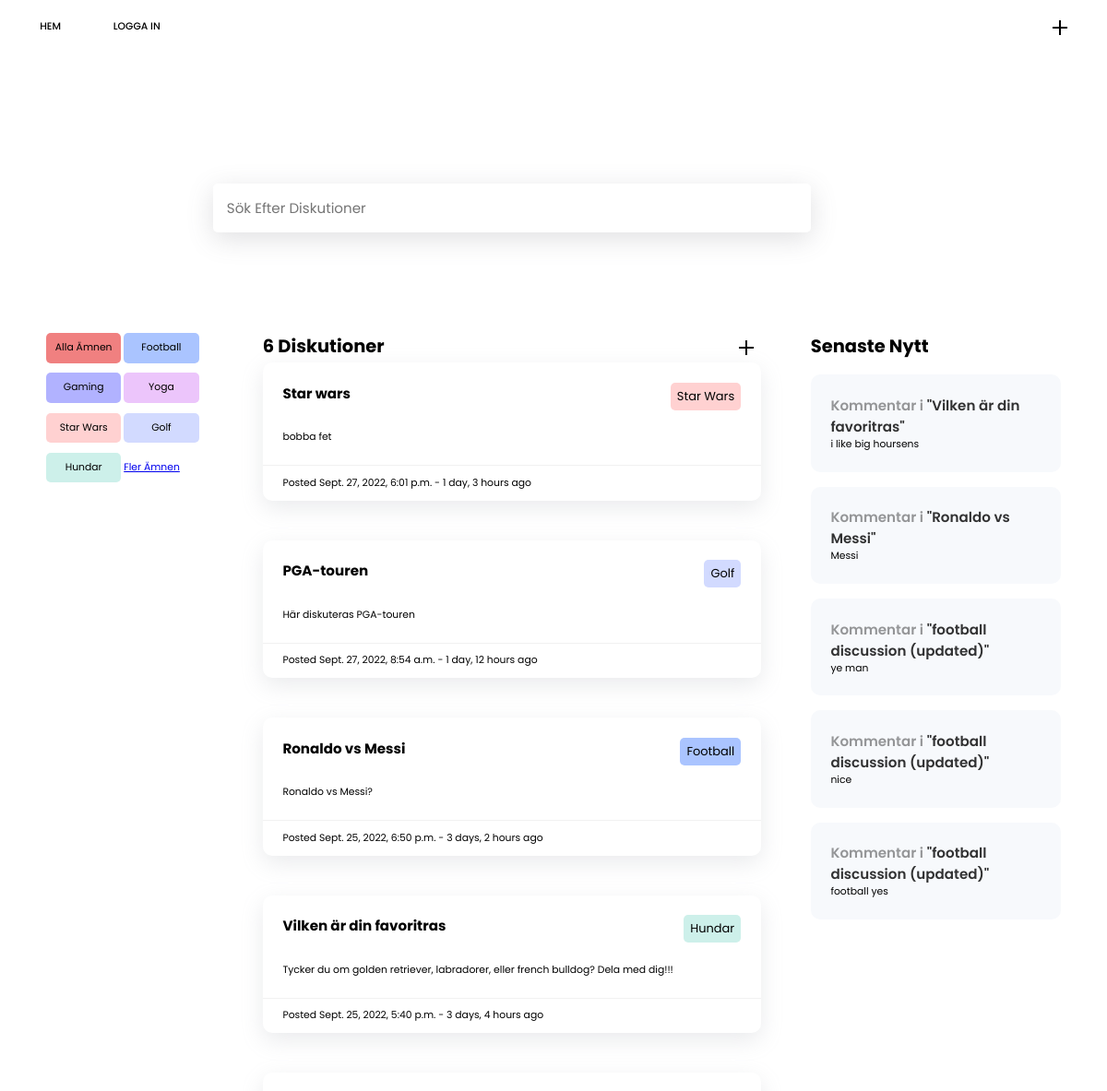
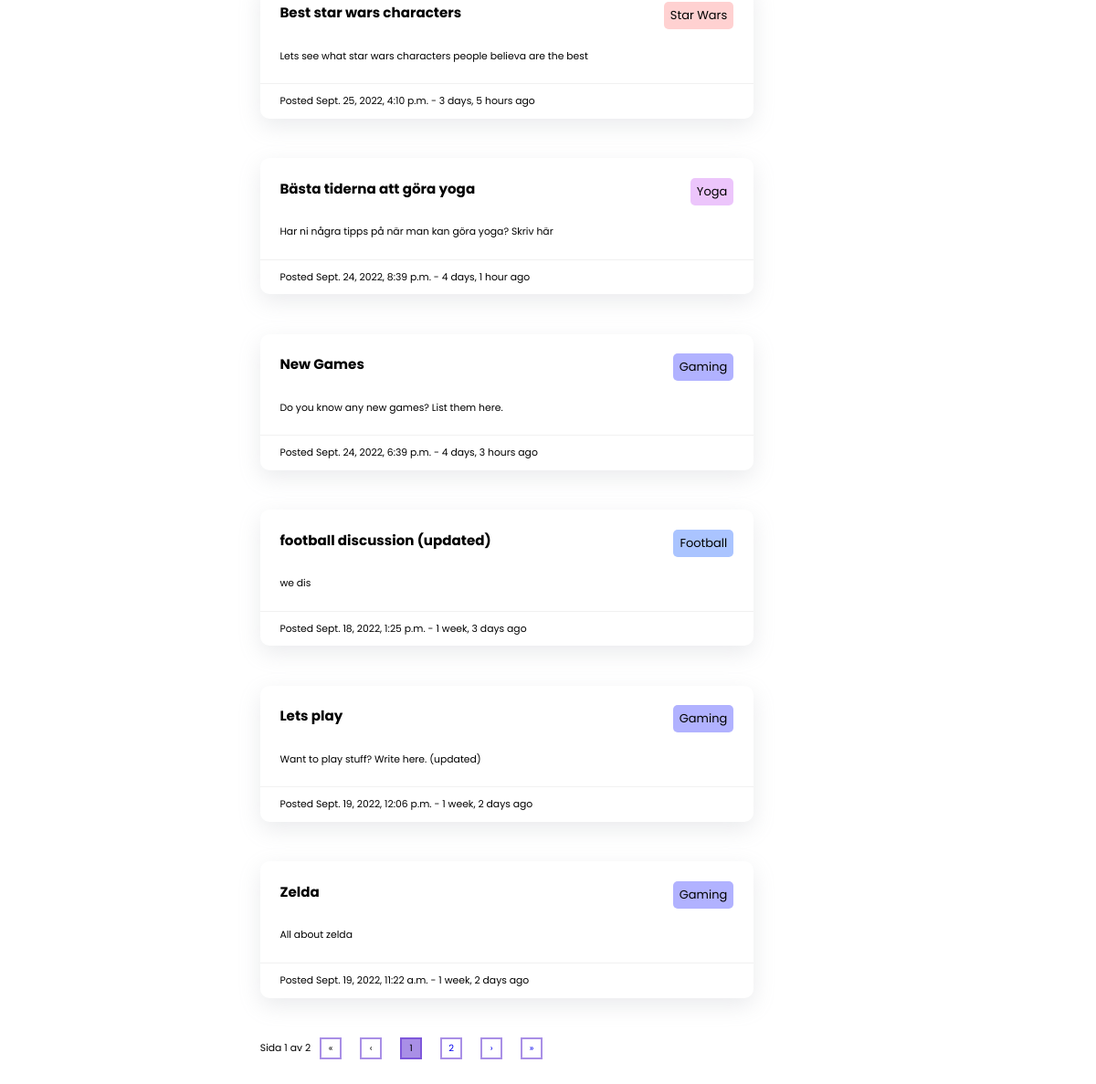
The page / on the database its author committed (2 pictures, top to bottom).
### base/models.py (models this page shows, shortened)
class Topic(models.Model):
    name = models.CharField(max_length=200)
    color = models.CharField(max_length=10, null=True)

class Room(models.Model):
    host = models.ForeignKey(User, on_delete=models.SET_NULL, null=True)
    topic = models.ForeignKey(
        Topic, on_delete=models.SET_NULL, null=True, blank=True)
    name = models.CharField(max_length=200, blank=True, null=True)
    description = models.TextField(null=True, blank=True)
    updated = models.DateTimeField(auto_now=True)
    created = models.DateTimeField(auto_now_add=True)
    class Meta:
        ordering = ['-updated', '-created']
    def __str__(self):
        return self.name

class Message(models.Model):
    user = models.ForeignKey(User, on_delete=models.CASCADE)
    room = models.ForeignKey(Room, on_delete=models.CASCADE)
    body = models.TextField()
    updated = models.DateTimeField(auto_now=True)
    created = models.DateTimeField(auto_now_add=True)
    class Meta:
        ordering = ['-updated', '-created']

### base/views.py (the view)
# urls.py: path('', views.home, name="home"),
def home(request):
    q = request.GET.get('q') if request.GET.get('q') != None else ''
    rooms = Room.objects.filter(
        Q(topic__name__icontains=q) |
        Q(description__icontains=q) |
        Q(name__icontains=q)
    )  # visa resultat om de innehåller sökresultat
    p = Paginator(rooms, 10)
    page = request.GET.get('page')
    room_list = p.get_page(page)
    print(p.count)
    print(p.num_pages)
    print(page)
    if not page:
        page = 0
    if p.num_pages >= 4:
        bigRight = int(p.num_pages)
        if p.num_pages >= 5:
            increment = 5
            if p.num_pages >= 30:
                increment = 10
                if p.num_pages >= 50:
                    increment = 20
            bigRight = int(page) + increment
            smallLeft = int(page) - increment
        if bigRight >= int(p.num_pages):
            bigRight = int(p.num_pages)
            if int(page) == int(p.num_pages) - 1:
                bigRight = False
        if smallLeft <= 1:
            smallLeft = 1
        if int(page) <= 2:
            smallLeft = False
    else:
        bigRight = False
        smallLeft = False
    topics = Topic.objects.all()[0:30]
    room_count = rooms.count()
    room_messages = Message.objects.filter(
        Q(room__topic__name__icontains=q))[0:5]
    context = {
        'oldrooms': rooms,
        'topics': topics,
        'room_count': room_count,
        'room_messages': room_messages,
        'rooms': room_list,
        'bigRight': bigRight,
        'smallLeft': smallLeft,
    }
    return render(request, 'base/home.html', context)

### base/templates/base/home.html
{% extends 'main.html' %}
{% block content%}
{% load static %}
<div class="mainContainer">
    <form method="GET" action="{% url 'home'%}" class="searchbar one">
        <input type="text" name="q" placeholder="Sök Efter Diskutioner">
    </form>
    <div class="topicContainer two">
        <a class="topic" href="{% url 'home' %}">Alla Ämnen</a>
        {% include 'base/topics_component.html'%}
        <a href="{% url 'alltopics' %}">Fler Ämnen</a>
    </div>
    <div class="threadsContainer three">
        <div>
            <div class="head">
                <h2>6 Diskutioner</h2>
                <a class="plusContainer" href="{% url 'create-room' %}">
                    <div class="plus"><span class="strokes"></span></div>
                </a>
            </div>
            {% include 'base/room_component.html'%}
        </div>
    </div>
    <div class="latestContainer fore">
        <h2>Senaste Nytt</h2>
        {% include 'base/activity_component.html'%}
    </div>
</div>
{% endblock content%}

### base/templates/base/topics_component.html
{% for topic in topics%}
<a class="topic" style="background-color:{{topic.color}}" href="{% url 'home' %}?q={{topic.name}}">{{topic.name}}</a>
{% endfor%}

### base/templates/base/room_component.html (shortened to what this page needs)
{% for room in rooms%}
<div class="room">
    <a href="{% url 'room' room.id%}" class="top">
        <div>
            <h3>{{room.name}}</h3>
            <span class="subject" style="background-color:{{room.topic.color}}">{{room.topic.name}}</span>
        </div>
        <p>{{room.description}}</p>
    </a>
    <div class="bottom">
        <span class="date">Posted {{room.created}} - {{room.created|timesince}} ago</span>
    </div>
</div>
{% endfor %}
<div class="pagination">
    <span>Sida {{rooms.number}} av {{rooms.paginator.num_pages}}</span>
    <div class="desktop">
        {% if rooms.has_previous%}
        <a class="pageNum" href="?page=1">&#171;</a>
        <a class="pageNum" href="?page={{rooms.previous_page_number}}">&#8249;</a>
        {% if smallLeft%}
        <a class="pageNum" href="?page={{smallLeft}}">{{smallLeft}}</a>
        {% endif %}
        <a href="?page={{rooms.previous_page_number}}" class="pageNum ">{{rooms.previous_page_number}}</a> {% else %}
        <span class="pageNum">&#171;</span>
        <span class="pageNum">&#8249;</span> {% endif %}
        <span class="pageNum currentPageNum">{{rooms.number}}</span>
        {% if rooms.has_next%}
        <a class="pageNum" href="?page={{rooms.next_page_number}}">{{rooms.next_page_number}}</a>
        <a class="pageNum" href="?page={{rooms.next_page_number}}">&#8250;</a>
        <a class="pageNum" href="?page={{rooms.paginator.num_pages}}">&#187;</a>
        {% else %}
        <span class="pageNum disabled">&#8250;</span>
        <span class="pageNum disabled">&#187;</span>
        {% endif%}
    </div>
</div>

### base/templates/base/activity_component.html
{% for message in room_messages%}
<a href="{% url 'room' message.room.id %}" class="latest">
    <h4><span class="small">Kommentar i</span> "{{message.room}}"</h4>
    <p>{{message.body}}</p>
</a>
{% endfor %}

### static/styles/main.css (style rules this page uses)
* { margin: 0; padding: 0; -webkit-box-sizing: border-box; box-sizing: border-box; font-family: "Playfair Display", serif; font-family: "Poppins", sans-serif; }
html { font-size: 67.5%; }
body { padding-bottom: 10rem; }
h2 { font-size: 1.8rem; }
h3 { font-size: 1.4rem; }
h4 { font-size: 1.4rem; opacity: 0.8; font-weight: 600; }
.latest .small { font-size: 1.4rem; opacity: 0.5; }
p { font-size: 1rem; }
.mainContainer { padding: 20px 50px; display: -ms-grid; display: grid; -ms-grid-rows: 15rem auto; grid-template-rows: 15rem auto; -ms-grid-columns: 1fr 3fr 1fr; grid-template-columns: 1fr 2fr 1.5fr; grid-template-areas: ". one ." "two three fore"; margin-top: 10%; }
.one { -ms-grid-row: 1; -ms-grid-column: 2; grid-row: 1; grid-column: 2; grid-area: one; }
.two { -ms-grid-row: 2; -ms-grid-column: 1; grid-row: 2; grid-column: 1; grid-area: two; }
.three { -ms-grid-row: 2; -ms-grid-column: 2; grid-row: 2; grid-column: 2; grid-area: three; }
.fore { -ms-grid-row: 2; -ms-grid-column: 3; grid-row: 2; grid-column: 3; grid-area: fore; }
.searchbar input { width: 60rem; margin: auto; display: block; padding: 15px; border-radius: 5px; -webkit-box-shadow: rgba(100, 100, 111, 0.2) 0px 7px 29px 0px; box-shadow: rgba(100, 100, 111, 0.2) 0px 7px 29px 0px; border: none; margin-bottom: 3rem; font-size: 1.4rem; outline: none; position: relative; }
.topic { font-size: 1rem; background-color: white; background-color: lightcoral; padding: 10px; margin-right: 1rem; margin-bottom: 1rem; display: inline-block; border-radius: 5px; text-decoration: none; color: black; -webkit-transition: 0.2s; transition: 0.2s; }
.threadsContainer { margin: auto; }
.threadsContainer .head { display: flex; justify-content: space-between; }
.plus { width: 32px; height: 32px; position: relative; display: flex; justify-content: center; align-items: center; }
.strokes { display: block; width: 16px; height: 2px; background-color: black; position: relative; }
.strokes::after { content: ""; width: 16px; height: 2px; background-color: black; position: absolute; top: 0; left: 0; transform: rotate(90deg); }
.room { border-radius: 10px; display: block; text-decoration: none; color: black; width: 50rem; max-width: 100%; margin-bottom: 4rem; -webkit-box-shadow: rgba(149, 157, 165, 0.2) 0px 8px 24px; box-shadow: rgba(149, 157, 165, 0.2) 0px 8px 24px; -webkit-transition: 0.2s; transition: 0.2s; }
.threadsContainer .room { width: 50rem; }
.room .subject { font-size: 1.2rem; background-color: white; background-color: lightcoral; padding: 5px 7px; display: inline-block; border-radius: 5px; text-decoration: none; color: black; -webkit-transition: 0.2s; transition: 0.2s; }
.room .top { text-decoration: none; color: black; padding: 2rem; display: block; }
.room .top div { display: -webkit-box; display: -ms-flexbox; display: flex; -webkit-box-pack: justify; -ms-flex-pack: justify; justify-content: space-between; }
.room .top p { margin-top: 2rem; }
.room .bottom { border-top: 1px solid rgba(128, 128, 128, 0.113); display: -webkit-box; display: -ms-flexbox; display: flex; padding: 1rem 2rem; text-decoration: none; -webkit-box-pack: justify; -ms-flex-pack: justify; justify-content: space-between; }
.room .bottom span { font-size: 1rem; }
.latest p { opacity: 1; }
.latest span { opacity: 0.5; font-size: 0.8rem; }
.latest { background-color: white; background-color: #f7f9fc; margin: 1.5rem 0rem; padding: 1rem; padding: 2rem; border-radius: 10px; text-decoration: none; color: black; display: block; max-width: 100%; }
.threadsContainer { margin-top: 0; }
.pagination { display: flex; align-items: center; }
.pagination .mobile, .pagination .desktop { display: flex; }
.pagination .desktop { display: flex; }
.pagination .pageNum { width: 24px; height: 24px; overflow: hidden; background-color: grey; background-color: transparent; border: 2px solid #521ecc7e; text-align: center; display: flex; justify-content: center; align-items: center; margin: 0 10px; font-size: 10px; text-decoration: none; }
.pagination .currentPageNum { background-color: #521ecc7e; }
@media only screen and (max-width: 1250px) { .topicContainer .topic { padding: 0; line-height: 3rem; margin: 0; text-align: center; margin-right: 0rem; margin-bottom: 1rem; display: inline-block; border-radius: 5px; width: 45%; height: 3rem; } }

### rows shown on the page
Topic: name "Football"
Topic: name "Gaming"
Topic: name "Yoga"
Topic: name "Star Wars"
Topic: name "Golf"
Topic: name "Hundar"
Room: name "Star wars", topic.name "Star Wars", description "bobba fet", created "Sept. 27, 2022, 6:01 p.m.", created "1 day, 3 hours"
Room: name "PGA-touren", topic.name "Golf", description "Här diskuteras PGA-touren", created "Sept. 27, 2022, 8:54 a.m.", created "1 day, 12 hours"
Room: name "Ronaldo vs Messi", topic.name "Football", description "Ronaldo vs Messi?", created "Sept. 25, 2022, 6:50 p.m.", created "3 days, 2 hours"
Room: name "Vilken är din favoritras", topic.name "Hundar", description "Tycker du om golden retriever, labradorer, eller french bulldog? Dela med dig!!!", created "Sept. 25, 2022, 5:40 p.m.", created "3 days, 4 hours"
Room: name "Best star wars characters", topic.name "Star Wars", description "Lets see what star wars characters people believa are the best", created "Sept. 25, 2022, 4:10 p.m.", created "3 days, 5 hours"
Room: name "Bästa tiderna att göra yoga", topic.name "Yoga", description "Har ni några tipps på när man kan göra yoga? Skriv här", created "Sept. 24, 2022, 8:39 p.m.", created "4 days, 1 hour"
Room: name "New Games", topic.name "Gaming", description "Do you know any new games? List them here.", created "Sept. 24, 2022, 6:39 p.m.", created "4 days, 3 hours"
Room: name "football discussion (updated)", topic.name "Football", description "we dis", created "Sept. 18, 2022, 1:25 p.m.", created "1 week, 3 days"
Room: name "Lets play", topic.name "Gaming", description "Want to play stuff? Write here. (updated)", created "Sept. 19, 2022, 12:06 p.m.", created "1 week, 2 days"
Room: name "Zelda", topic.name "Gaming", description "All about zelda", created "Sept. 19, 2022, 11:22 a.m.", created "1 week, 2 days"
Message: room "Vilken är din favoritras", body "i like big hoursens"
Message: room "Ronaldo vs Messi", body "Messi"
Message: room "football discussion (updated)", body "ye man"
Message: room "football discussion (updated)", body "nice"
Message: room "football discussion (updated)", body "football yes"

### other values the page prints
{{ rooms.number }} "1"
{{ rooms.paginator.num_pages }} "2"
{{ rooms.next_page_number }} "2"
